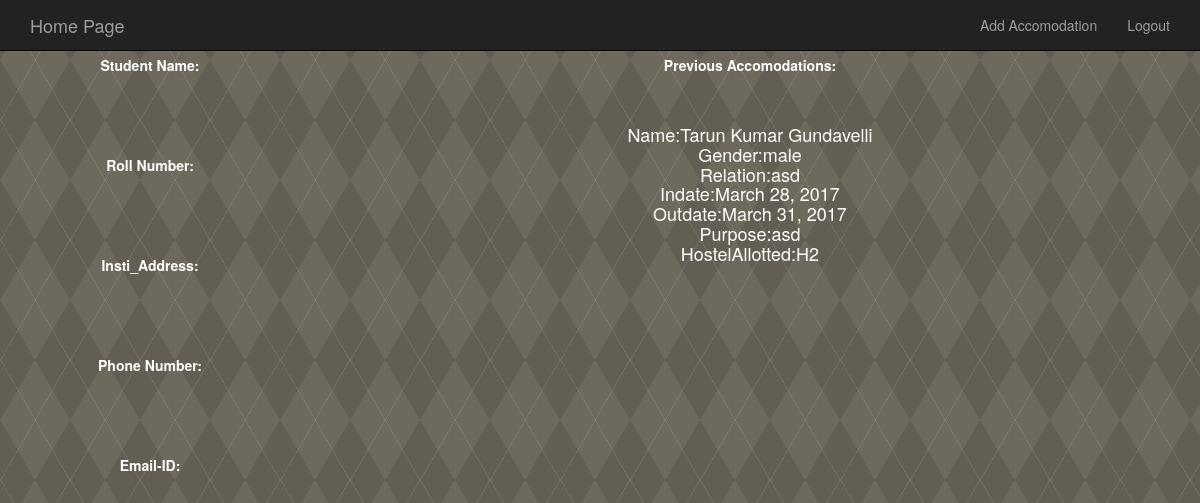
Page /homepage on the earlier database version.
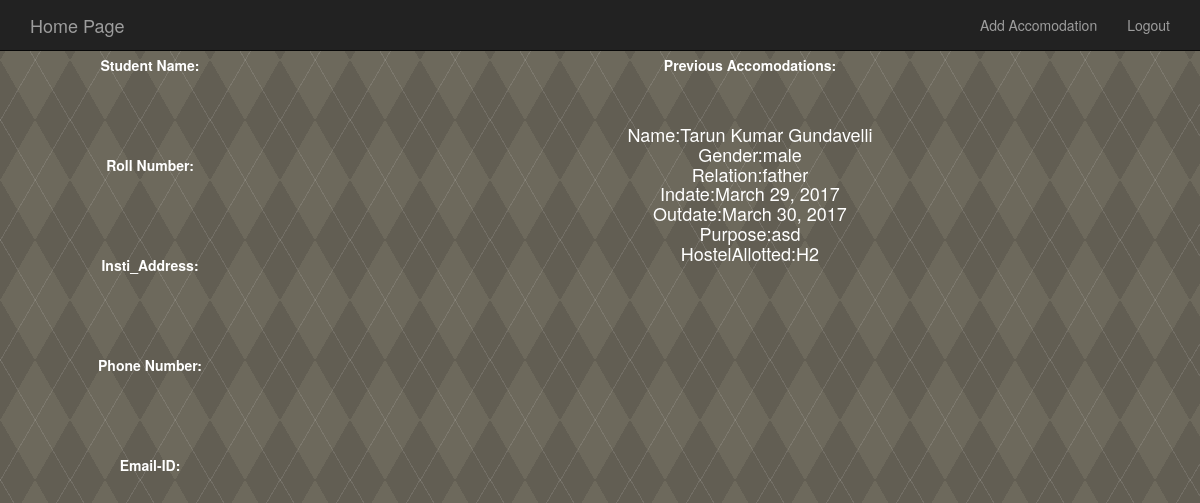
Same page on the later database version.
### details/models.py (models this page shows)
class detail(models.Model):
    Gender=models.CharField(max_length=10)
    Indate=models.DateField()
    Outdate=models.DateField()
    name=models.CharField(max_length=25)
    age=models.IntegerField(blank=True)
    relation=models.CharField(max_length=15)
    purpose=models.TextField(blank=True)
    hostelsavailable=models.CharField(max_length=10)

### details/views.py (the view)
# urls.py: url(r'^homepage',details.views.homepage),
def homepage(request):
    data=detail.objects.all()
    stu={
        "data":data
    }
    return render(request,'guestdetails/homepage.html',stu)

### details/Templates/guestdetails/homepage.html (shortened to what this page needs)
<!DOCTYPE html>
<html>
      <head>
        <link rel="stylesheet" href="https://maxcdn.bootstrapcdn.com/bootstrap/3.3.7/css/bootstrap.min.css">
      </head>
      <body>
          <div class="navbar navbar-inverse navbar-fixed-top">
        <div class="container">
                <div class="navbar-header">
                       <a href="#" class="navbar-brand">Home Page</a>
                </div>
                <div class="collapse navbar-collapse navHeaderCollapse">
                    <ul class="nav navbar-nav navbar-right">
                        <li><a href="http://127.0.0.1:8000/addguest" class="active">Add Accomodation</a></li>
                        <li><a href="http://127.0.0.1:8000/">Logout</a></li>
                    </ul>
                </div>
        </div>
    </div>
    <div class="modal-body row view ">
     <div class="col-md-3 ">
      Student Name:<br>
      Roll Number:<br>
      Insti_Address:<br>
      Phone Number:<br>
      Email-ID:<br>
     </div>
    <div class="col-md-9 ">
    Previous Accomodations:<br>
    <h4>
      {% for detail in data %}
      Name:{{detail.name}}<br>
      Gender:{{detail.Gender}}<br>
      Relation:{{detail.relation}}<br>
      Indate:{{detail.Indate}}<br>
      Outdate:{{detail.Outdate}}<br>
      Purpose:{{detail.purpose}}<br>
      HostelAllotted:{{detail.hostelsavailable}}<br>
      <br>
      <br>
      {% endfor %}
    </h4>
    </div>
    </div>
      </body>
</html>

### details/Templates/guestdetails/homepage.html (style rules this page uses)
.view { font-weight: bolder; text-align: center; height: 180px; line-height: 100px; text-align: center; color: white; }
body { opacity: 1; background-color: #6d695c; background-image: repeating-linear-gradient(120deg, rgba(255,255,255,.1), rgba(255,255,255,.1) 1px, transparent 1px, transparent 60px), repeating-linear-gradient(60deg, rgba(255,255,255,.1), rgba(255,255,255,.1) 1px, transparent 1px, transparent 60px), linear-gradient(60deg, rgba(0,0,0,.1) 25%, transparent 25%, transparent 75%, rgba(0,0,0,.1) 75%, rgba(0,0,0,.1)), linear-gradient(120deg, rgba(0,0,0,.1) 25%, transparent 25%, transparent 75%, rgba(0,0,0,.1) 75%, rgba(0,0,0,.1)); background-size: 70px 120px; }

Differences in the rows shown:
changed detail "Tarun Kumar Gundavelli": relation "asd" → "father"; Indate "March 28, 2017" → "March 29, 2017"; Outdate "March 31, 2017" → "March 30, 2017"
